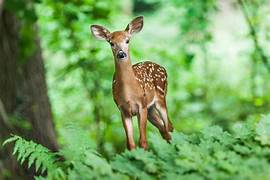
#> input picture sample.jpeg, 270 x 180 px
$ python wmc.py
#> lines starting #> are read from the running program, lines starting #| are printed output that depends on the picture; after the words box and inside, x2 and y2 are one past the last pixel; in counts of white or black regions, pixels touching at a corner belong together
#> further down, image is the input picture: shape (180, 270, 3); mean B, G, R 94.9, 160.2, 117.9
import cv2
import numpy as np

def detect_animals(image):
    hsv = cv2.cvtColor(image, cv2.COLOR_BGR2HSV)
#> hsv: shape (180, 270, 3); mean H, S, V 47.9, 114.4, 162.7

    lower_brown = np.array([5, 50, 50])
    upper_brown = np.array([25, 255, 255])
    animal_mask = cv2.inRange(hsv, lower_brown, upper_brown)
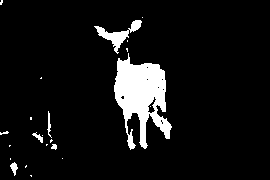
#> animal_mask: shape (180, 270); 7.6% white; 22 white regions (16 under 20 px), largest, box (x1, y1, x2, y2) and area: (114, 53, 172, 150) 3003, (94, 20, 142, 54) 448, (10, 162, 18, 176) 59, (47, 111, 52, 138) 54, (32, 132, 43, 143) 48, (51, 144, 57, 150) 26

    kernel = np.ones((5, 5), np.uint8)
    clean_mask = cv2.morphologyEx(animal_mask, cv2.MORPH_OPEN, kernel)
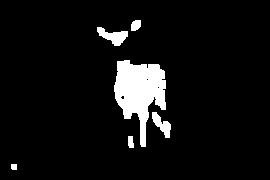
#> clean_mask: shape (180, 270); 6.7% white; 6 white regions

    contours, _ = cv2.findContours(clean_mask, cv2.RETR_EXTERNAL, cv2.CHAIN_APPROX_SIMPLE)
#> contours = 6 contours; box (x1, y1, x2, y2) and area: (114, 60, 166, 147) 2384, (97, 27, 128, 46) 260, (152, 112, 171, 138) 198, (131, 20, 141, 31) 74, (128, 136, 134, 148) 47, (11, 164, 17, 170) 24
    detected = 0

    for contour in contours:
        area = cv2.contourArea(contour)
        if area > 500:
            x, y, w, h = cv2.boundingRect(contour)
            cv2.rectangle(image, (x, y), (x + w, y + h), (0, 255, 0), 2)
            detected += 1
#> this loop made 6 passes
#> (area, x, y, w, h, detected) on pass 4: (2384, 114, 60, 52, 87, 1)
#> area on passes 1, 2, 3, 5, 6: 24.5, 47, 197.5, 259.5, 74.5
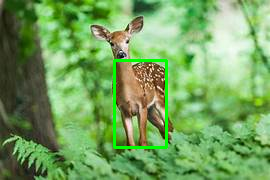
#> image: shape (180, 270, 3); 1.71% of pixels changed, all inside (x1, y1, x2, y2) = (113, 59, 168, 149)
#> after the loop, detected = 1

    # Show status on the image
    status_text = "Animal Detected" if detected > 0 else "No Animal Detected"
#> status_text = 'Animal Detected'
    cv2.putText(image, status_text, (10, 30), cv2.FONT_HERSHEY_SIMPLEX, 1,
                (0, 0, 255) if detected == 0 else (0, 255, 0), 2)
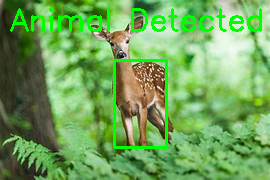
#> image: shape (180, 270, 3); 3.72% of pixels changed, all inside (x1, y1, x2, y2) = (10, 7, 262, 32)

    return image, detected

# === Load input image ===
image_path = "sample.jpeg"
 # Replace with your image
image = cv2.imread(image_path)

if image is None:
    print("Error: Image not found.")
else:
    result, animal_count = detect_animals(image)
#> animal_count = 1
    print(f"Animals Detected: {animal_count}")
#| Animals Detected: 1

    # Display result
    cv2.imshow("Wildlife Monitoring Output", result)
    cv2.waitKey(0)
    cv2.destroyAllWindows()
